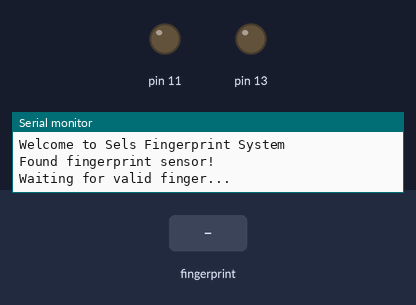
The sketch below on a simulated Arduino Uno, built with avr-gcc and run on an emulated ATmega328P. Parts: output pins drawn as LEDs (lit = HIGH), the last lines printed to the serial monitor. The inputs (shaded band) are chosen by the test bench.

Above: at 2.2 s.
2.3 s: finger stored as number 1 placed on the sensor
At 3.2 s:
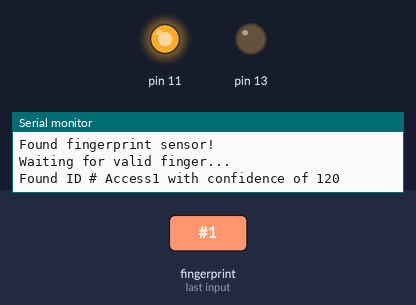
Timing chart, 0 to 5.3 s (numbered marks = the images above; inputs shaded):
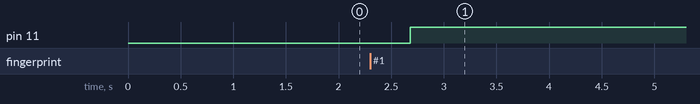

The sketch:

fingerprint.ino
```cpp
#include <Adafruit_Fingerprint.h>
#include <SoftwareSerial.h>

int getFingerprintIDez();


SoftwareSerial mySerial(2, 3);
Adafruit_Fingerprint finger = Adafruit_Fingerprint(&mySerial);


void setup()
{
  while (!Serial);
   pinMode(13, OUTPUT);
   pinMode(11, OUTPUT);
  Serial.begin(9600);
  Serial.println("Welcome to Sels Fingerprint System");

  // set the data rate for the sensor serial port
  finger.begin(57600);

  if (finger.verifyPassword()) {
    Serial.println("Found fingerprint sensor!");
  } else {
    Serial.println("Did not find fingerprint sensor :(");
    while (1);
  }
  Serial.println("Waiting for valid finger...");
}

void loop()
{
  getFingerprintIDez();
  delay(50);            //don't ned to run this at full speed.
}

uint8_t getFingerprintID() {
  uint8_t p = finger.getImage();
  switch (p) {
    case FINGERPRINT_OK:
      Serial.println("Image taken");
      break;
    case FINGERPRINT_NOFINGER:
      Serial.println("No finger detected");
      return p;
    case FINGERPRINT_PACKETRECIEVEERR:
      Serial.println("Communication error");
      return p;
    case FINGERPRINT_IMAGEFAIL:
      Serial.println("Imaging error");
      return p;
    default:
      Serial.println("Unknown error");
      return p;
  }

  // OK success!

  p = finger.image2Tz();
  switch (p) {
    case FINGERPRINT_OK:
      Serial.println("Image converted");
      break;
    case FINGERPRINT_IMAGEMESS:
      Serial.println("Image too messy");
      return p;
    case FINGERPRINT_PACKETRECIEVEERR:
      Serial.println("Communication error");
      return p;
    case FINGERPRINT_FEATUREFAIL:
      Serial.println("Could not find fingerprint features");
      return p;
    case FINGERPRINT_INVALIDIMAGE:
      Serial.println("Could not find fingerprint features");
      return p;
    default:
      Serial.println("Unknown error");
      return p;
  }

  // OK converted!
  p = finger.fingerFastSearch();
  if (p == FINGERPRINT_OK) {
    Serial.println("Found a print match!");
  } else if (p == FINGERPRINT_PACKETRECIEVEERR) {
    Serial.println("Communication error");
    return p;
  } else if (p == FINGERPRINT_NOTFOUND) {
    Serial.println("Did not find a match");
    return p;
  } else {
    Serial.println("Unknown error");
    return p;
  }

  // found a match!

  Serial.print("Found ID #"); Serial.print(finger.fingerID);
  Serial.print(" with confidence of "); Serial.println(finger.confidence);
}

// returns -1 if failed, otherwise returns ID #
int getFingerprintIDez() {
  uint8_t p = finger.getImage();
  if (p != FINGERPRINT_OK) return -1;

  p = finger.image2Tz();
  if (p != FINGERPRINT_OK) return -1;

  p = finger.fingerFastSearch();
  if (p != FINGERPRINT_OK){
  Serial.print("Not Found ");
  digitalWrite(13, HIGH);
   digitalWrite(11, LOW);
  return -1;
  }

  // found a match
  if(finger.confidence>100){
  Serial.print("Found ID # Access"); Serial.print(finger.fingerID);
  Serial.print(" with confidence of "); Serial.println(finger.confidence);
  digitalWrite(11, HIGH);
   digitalWrite(13, LOW);

  return finger.fingerID; }

   if(finger.confidence <= 100){
  Serial.print("Less coinfidence"); Serial.print(finger.fingerID);
  Serial.print(" with confidence of "); Serial.println(finger.confidence);
  digitalWrite(13, HIGH);
     digitalWrite(11, LOW);

  return finger.fingerID; }


}
```

Measured:
- after the input at 2.3 s, pin 11: LOW → HIGH after 0.38 s
